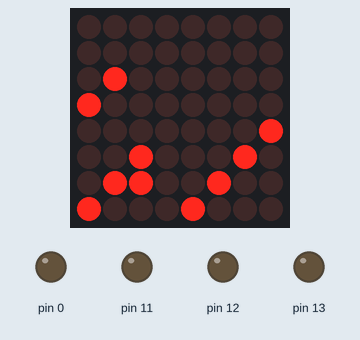
The sketch below on a simulated Arduino Uno, built with avr-gcc and run on an emulated ATmega328P. On the bench: 8×8 LED matrix, output pins drawn as LEDs (lit = HIGH). Wiring (inferred from the names in the program): LED matrix (orientation assumed): rows pin 2, pin 3, pin 4, pin 5, pin 6, pin 7, pin 8, pin 9; columns pin 10, pin 1, A5, A4, A0, A1, A2, A3. The local clock reads 2024-03-15 10:24:30 at power-on unless the sketch sets it; pins used as bus, display or sensor lines are not drawn.

Above: at 0.1 s.
At 15.1 s:
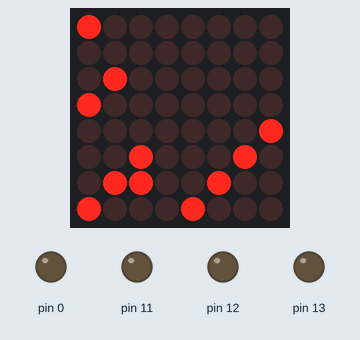
At 33.1 s:
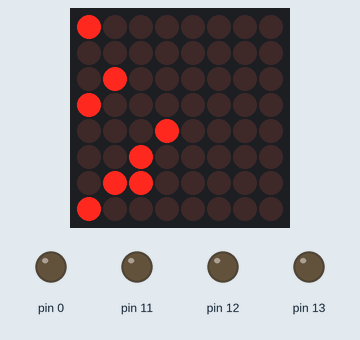
At 64.1 s:
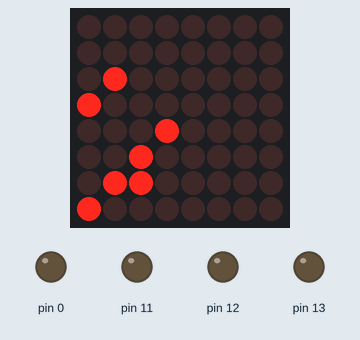
At 97.1 s:
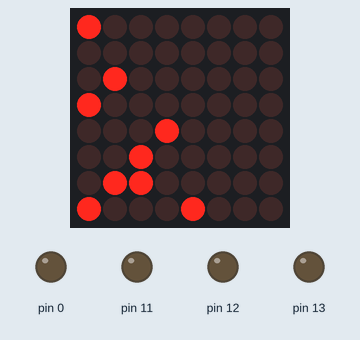
At 128.1 s:
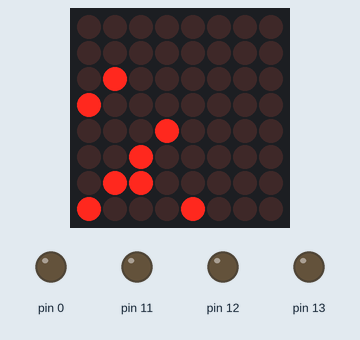

The sketch:

Code_BerlinClock.ino
```cpp
// This is an Arduino program that drives the display of the Berlin clock on an 8x8 LED matrix
// https://en.wikipedia.org/wiki/Mengenlehreuhr

// The matrix should look like this at 23:59, when all LEDs used by the clock are ON:

// 10001001
// 00101010
// 01010110
// 10101000
// 01011001
// 00100010
// 01100100
// 10001000

#include <virtuabotixRTC.h>

virtuabotixRTC myRTC(11, 12, 13);

#define ROW_1 2
#define ROW_2 3
#define ROW_3 4
#define ROW_4 5
#define ROW_5 6
#define ROW_6 7
#define ROW_7 8
#define ROW_8 9

#define COL_1 10
#define COL_2 1 //11
#define COL_3 A5 //12
#define COL_4 A4 //13
#define COL_5 A0
#define COL_6 A1
#define COL_7 A2
#define COL_8 A3

const byte rows[] = {
    ROW_1, ROW_2, ROW_3, ROW_4, ROW_5, ROW_6, ROW_7, ROW_8
};
const byte col[] = {
  COL_1,COL_2, COL_3, COL_4, COL_5, COL_6, COL_7, COL_8
};

// The display buffer
byte MATRIX[]={B00000000,B00000000,B00000000,B00000000,B00000000,B00000000,B00000000,B00000000};

void setup()
{
  //Uncomment next line if you want to set up the time
  //myRTC.setDS1302Time(00, 57, 16, 7, 24, 7, 2022);

    // Set all used pins to OUTPUT
    // This is very important! If the pins are set to input
    // the display will be very dim.
    for (byte i = 0; i <= 13; i++)
        pinMode(i, OUTPUT);

    pinMode(A0, OUTPUT);
    pinMode(A1, OUTPUT);
    pinMode(A2, OUTPUT);
    pinMode(A3, OUTPUT);
    pinMode(A4, OUTPUT);
    pinMode(A5, OUTPUT);
}

void loop() {
int bseconds, bhours5, bhours1, bminutes5, bminutes1;
int *berlinTime;

// No delay will make it appear brighter
delay(5);

clearDisplay();

myRTC.updateTime();

int seconds = myRTC.seconds;
int minutes = myRTC.minutes;
int hours = myRTC.hours;

berlinTime = getBerlinTime(seconds, minutes, hours);
bseconds = *(berlinTime + 0);
bhours5 = *(berlinTime + 1);
bhours1 = *(berlinTime + 2);
bminutes5 = *(berlinTime + 3);
bminutes1 = *(berlinTime + 4);

makeMatrix(bseconds, bhours5, bhours1, bminutes5, bminutes1);

displayScreen(MATRIX);
}

void clearDisplay(){
  for(int i=0; i<8; i++){
    MATRIX[i]=B00000000;
  }
}

int * getBerlinTime(int seconds, int minutes, int hours) {
  static int b[5];
  //Switch "normal" time to "Berlin" time - compatible with the Berlin clock
  //Value of a LED diode turned ON can be as following:

  //Value of a LED diode is one second
  b[0] = seconds%2; //can be 0 or 1 - first LED on the clock is ON or OFF
  //Value of a LED diode is five hours
  b[1] = hours/5; //0 to 4 - number of LED diodes of the same value which are ON (applies to the following lines)
  //Value of a LED diode is one hour
  b[2] = hours%5; //0 to 4
  //Value of a LED diode is five minutes
  b[3] = minutes/5; //0 to 11 - number of LED diodes in the diagonal + three LED diodes below
  //Value of a LED diode is one minute
  b[4] = minutes%5; //0 to 4

  return b;
}

void makeMatrix(int bseconds, int bhours5, int bhours1, int bminutes5, int bminutes1){
  if(bseconds==1){
    MATRIX[0]=MATRIX[0]|B10000000;
  }

  for(int i=0; i<bhours5; i++){
    MATRIX[3-i]=MATRIX[3-i]|(B10000000>>i);
  }

  for(int i=0; i<bhours1; i++){
    MATRIX[4-i]=MATRIX[4-i]|(B01000000>>i);
  }

  //Turning on the LEDs in the third row
  //every third LED in this row is below the diagonal
  //minutes are grouped by fifteen, which is the value of three consecutive LEDs
  //on the original Berlin clock, every third light in the third row is marked with a different color
  //and on this watch, every third light in the third row is lowered below the diagonal

  //first we light the LEDs in groups of three LEDs
  for(int i=0; i<bminutes5/3; i++){
    MATRIX[7-2*i]=MATRIX[7-2*i]|(B10000000>>(2*i));
    MATRIX[6-2*i]=MATRIX[6-2*i]|(B01000000>>(2*i));
    MATRIX[6-2*i]=MATRIX[6-2*i]|(B00100000>>(2*i));
  }
  //then we turn on the rest of the LEDs diagonally - one or two
  int p=bminutes5/3;
  if(bminutes5%3==1)
    MATRIX[7-p*2]=MATRIX[7-p*2]|(B10000000>>p*2);
  else if(bminutes5%3==2){
    MATRIX[7-p*2]=MATRIX[7-p*2]|(B10000000>>p*2);
    MATRIX[6-p*2]=MATRIX[6-p*2]|(B01000000>>p*2);
  }

  for(int i=0; i<bminutes1; i++){
    MATRIX[7-i]=MATRIX[7-i]|(B00001000>>i);
  }
}

void displayScreen(byte znak[]){
  for(int i=0; i<8; i++){
    digitalWrite(rows[i], HIGH);
    for(int j=0; j<8; j++){
      int n = ~znak[i]<<j & 10000000;
        digitalWrite(col[j], n);
        delayMicroseconds(100);
        digitalWrite(col[j], HIGH);
    }
    digitalWrite(rows[i], LOW);
  }
}
```

Measured:
- what the display in image 0 shows lasts 1.0 s, from 0.1 s to 1.1 s
